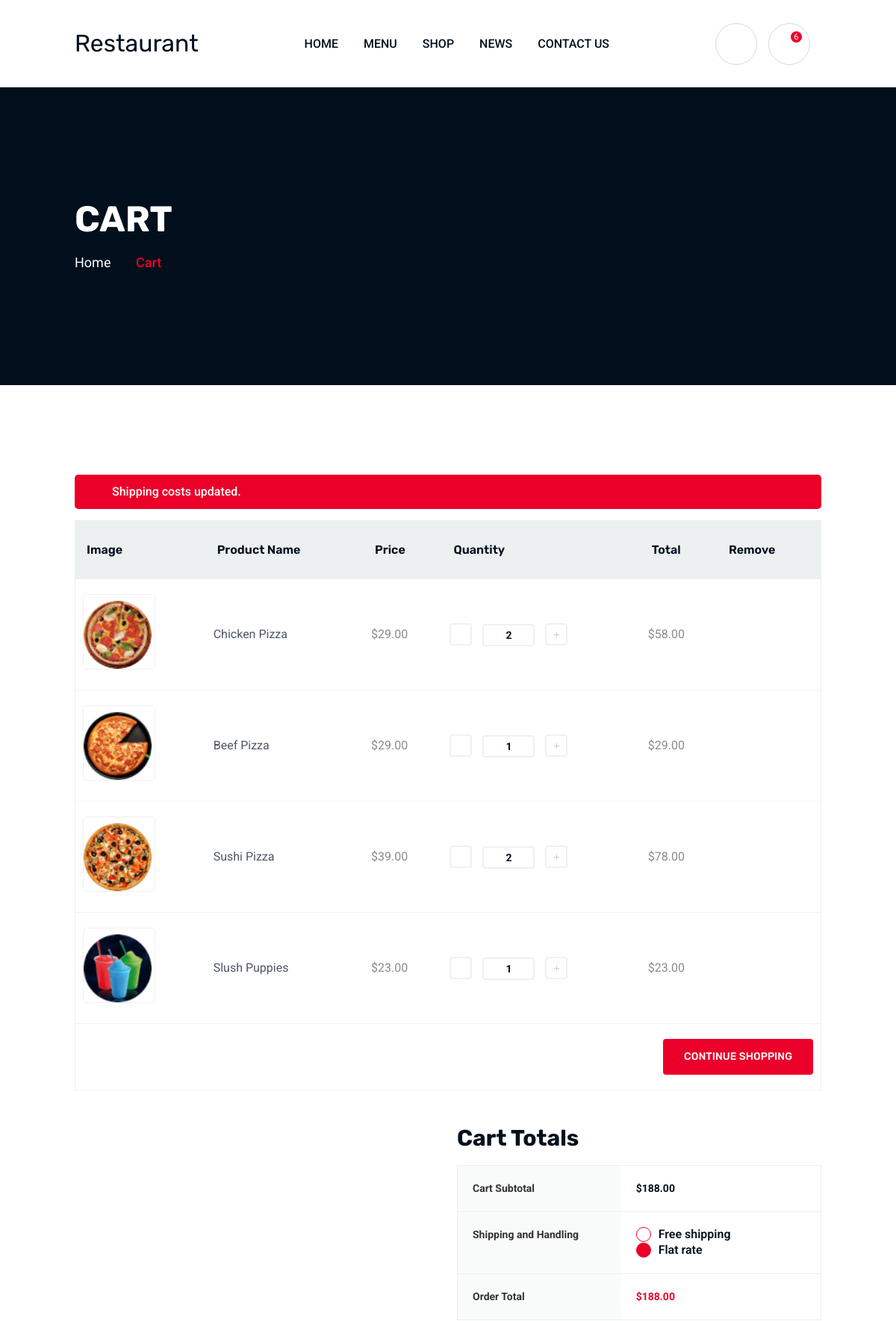
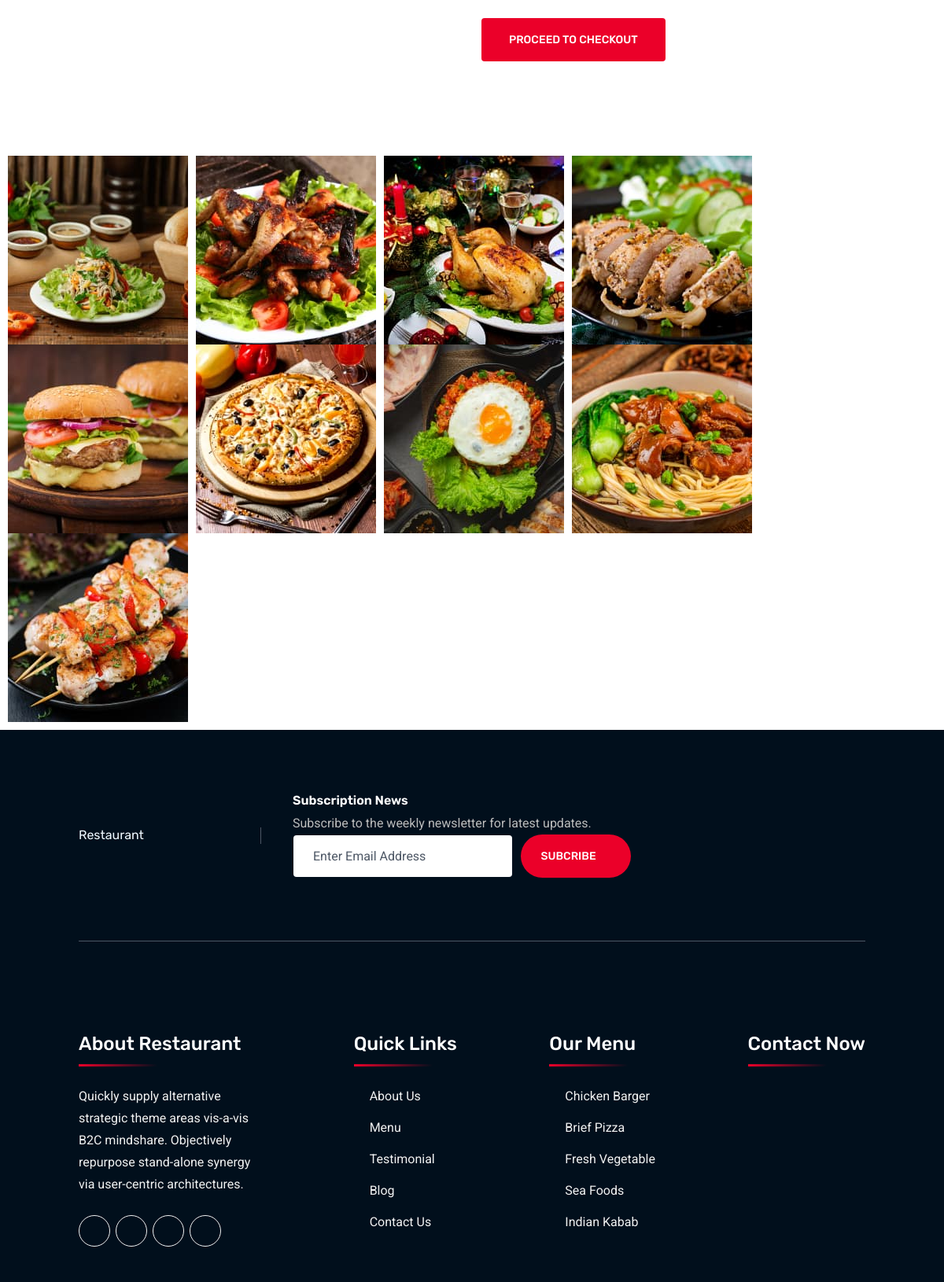
Page /cart/ (signed in, upper part) on the committed database (2 pictures, top to bottom).
### myapp/models.py (models this page shows, shortened)
class CartSliderModel(models.Model):
    id = models.UUIDField(primary_key=True, default=uuid.uuid4, editable=False)
    name = models.CharField(max_length=50, blank=True, null=True)
    image = models.ImageField(upload_to='CartSlider')
    created_at = models.DateTimeField(auto_now_add=True)
    updated_at = models.DateTimeField(auto_now=True)

class CartItem(models.Model):
    id = models.UUIDField(primary_key=True, default=uuid.uuid4, editable=False)
    user = models.ForeignKey(CustomUser, on_delete=models.CASCADE, null=True, blank=True)
    product = models.ForeignKey(Product, on_delete=models.CASCADE)
    quantity = models.PositiveIntegerField(default=1)
    created_at = models.DateTimeField(default=timezone.now)
    updated_at = models.DateTimeField(auto_now=True)
    @property
    def total_price(self):
        return self.quantity * self.product.disPrice

class Product(models.Model):
    id = models.UUIDField(primary_key=True, default=uuid.uuid4, editable=False)
    title = models.CharField(max_length=50, blank=True, null=True)
    text = models.CharField(max_length=300, blank=True, null=True)
    price = models.DecimalField(max_digits=10, decimal_places=2, default=0)          # Normal price
    disPrice = models.DecimalField(max_digits=10, decimal_places=2, default=0)
    discountPercentage = models.IntegerField(blank=True, null=True, editable=False)  # Auto calculated
    image = models.ImageField(upload_to="Product")
    category = models.ForeignKey(CategoryModel, on_delete=models.CASCADE, null=True, blank=True)
    in_stock = models.BooleanField(default=True)
    created_at = models.DateTimeField(auto_now_add=True)
    updated_at = models.DateTimeField(auto_now=True)
    @property
    def discountPercentage(self):
        if self.price and self.disPrice and self.price > 0:
            return round(((self.price - self.disPrice) / self.price) * 100)
        return 0

class GalleryModel(models.Model):
    id = models.UUIDField(primary_key=True, default=uuid.uuid4, editable=False)
    image = models.ImageField(upload_to='Gallery')
    created_at = models.DateTimeField(auto_now_add=True)
    updated_at = models.DateTimeField(auto_now=True)

### myapp/views.py (the view)
# urls.py: path('cart/', views.cart_page, name='cartPage'),
@login_required
def cart_page(request):
    CartSlider = CartSliderModel.objects.all()[:1]
    Gallery = GalleryModel.objects.all()
    cart_items = CartItem.objects.filter(user=request.user)
    CartItemCount = CartItem.objects.all().count()
    cart_total = sum(item.total_price for item in cart_items)
    context = {
        'CartSlider': CartSlider,
        'Gallery': Gallery,
        'cart_items': cart_items,
        'cart_total': cart_total,
        'CartItemCount': CartItemCount,
    }
    return render(request, 'cart.html', context)

### myapp/templates/cart.html (shortened to what this page needs)
{% extends 'base.html' %}
{% load static %}
{% load humanize %}
{% block body %}
{% for i in CartSlider %}
<div class="breadcumb-wrapper" data-bg-src="{{ i.image.url }}">
    <div class="container z-index-common">
        <div class="breadcumb-content">
            <h1 class="breadcumb-title">{{ i.name|safe }}</h1>
            <ul class="breadcumb-menu">
                <li><a href="{% url 'homePage' %}">Home</a></li>
                <li>{{ i.name|safe }}</li>
            </ul>
        </div>
    </div>
</div>
{% endfor %}
<div class="th-cart-wrapper space-top space-extra-bottom">
    <div class="container">
        <div class="woocommerce-notices-wrapper">
            <div class="woocommerce-message">Shipping costs updated.</div>
        </div>
        {% if cart_items %}
            <table class="cart_table">
                <thead>
                    <tr>
                        <th class="cart-col-image">Image</th>
                        <th class="cart-col-productname">Product Name</th>
                        <th class="cart-col-price">Price</th>
                        <th class="cart-col-quantity">Quantity</th>
                        <th class="cart-col-total">Total</th>
                        <th class="cart-col-remove">Remove</th>
                    </tr>
                </thead>
                <tbody>
                {% for item in cart_items %}
                    <tr class="cart_item">
                        <td data-title="Product">
                            <a class="cart-productimage" href="shop_detail.html">
                                <img width="91" height="91" src="{{ item.product.image.url }}" alt="{{ item.product.title }}">
                            </a>
                        </td>
                        <td data-title="Name">
                            <a class="cart-productname" href="shop_detail.html">{{ item.product.title }}</a>
                        </td>
                        <td data-title="Price">
                            <span class="amount">${{ item.product.disPrice|intcomma }}</span>
                        </td>
                        <td data-title="Quantity">
                            <div class="quantity">
                                <form method="post" action="{% url 'add_to_cart' item.product.id %}">
                                    <button class="quantity-minus qty-btn"><i class="far fa-minus"></i></button>
                                    <input type="number" name="quantity" class="qty-input" value="{{ item.quantity }}" min="1" max="99">
                                    <button type="submit" class="quantity-plus qty-btn"><i class="far fa-plus"></i></button>
                                </form>
                            </div>
                        </td>
                        <td data-title="Total">
                            <span class="amount">${{ item.total_price|floatformat:2|intcomma }}</span>
                        </td>
                        <td data-title="Remove">
                            <a href="{% url 'removeFromCart' item.id %}" class="remove">
                                <i class="fal fa-trash-alt"></i>
                            </a>
                        </td>
                    </tr>
                {% endfor %}
                    <tr>
                        <td colspan="6" class="actions">
                            <a href="{% url 'shopPage' %}" class="th-btn rounded-2">Continue Shopping</a>
                        </td>
                    </tr>
                </tbody>
            </table>
        {% else %}
                    <tr>
                        <td colspan="6" class="text-center">Your cart is empty</td>
                    </tr>
        {% endif %}
        <div class="row justify-content-end">
            <div class="col-md-8 col-lg-7 col-xl-6">
                <h2 class="h4 summary-title">Cart Totals</h2>
                <table class="cart_totals">
                    <tbody>
                        <tr>
                            <td>Cart Subtotal</td>
                            <td data-title="Cart Subtotal"><span class="amount"><bdi><span>$</span>{{ cart_total|floatformat:2|intcomma }}</bdi></span>
                            </td>
                        </tr>
                        <tr class="shipping">
                            <th>Shipping and Handling</th>
                            <td data-title="Shipping and Handling">
                                <ul class="woocommerce-shipping-methods list-unstyled">
                                    <li><input type="radio" id="free_shipping" name="shipping_method"
                                            class="shipping_method"> <label for="free_shipping">Free
                                            shipping</label></li>
                                    <li><input type="radio" id="flat_rate" name="shipping_method"
                                            class="shipping_method" checked="checked"> <label for="flat_rate">Flat
                                            rate</label></li>
                                </ul>
                            </td>
                        </tr>
                    </tbody>
                    <tfoot>
                        <tr class="order-total">
                            <td>Order Total</td>
                            <td data-title="Total"><strong><span
                                        class="amount"><bdi><span>$</span>{{ cart_total|floatformat:2|intcomma }}</bdi></span></strong></td>
                        </tr>
                    </tfoot>
                </table>
                <div class="wc-proceed-to-checkout mb-30"><a href="{% url 'checkout' %}" class="th-btn rounded-2">Proceed
                        to checkout</a></div>
            </div>
        </div>
    </div>
</div>
<div class="gallery-thumb-area">
    <div class="row gx-10 th-carousel" id="gallerySlide1" data-slide-show="8" data-ml-slide-show="7"
        data-lg-slide-show="6" data-md-slide-show="5" data-sm-slide-show="4" data-xs-slide-show="3"
        data-focuson-select="false">
        {% for i in Gallery %}
        <div class="col-auto">
            <div class="gallery-thumb"><img src="{{ i.image.url }}" alt="Gallery Image"> </div>
        </div>
        {% endfor %}
    </div>
</div>
{% endblock %}

### rows in the picture
CartSliderModel: name "CART", name "Cart"
CartItem: product.image (picture), product "Chicken Pizza", product.disPrice "29.00", quantity "2", total_price "58.00"
CartItem: product.image (picture), product "Beef Pizza", product.disPrice "29.00", quantity "1", total_price "29.00"
CartItem: product.image (picture), product "Sushi Pizza", product.disPrice "39.00", quantity "2", total_price "78.00"
CartItem: product.image (picture), product "Slush Puppies", product.disPrice "23.00", quantity "1", total_price "23.00"
GalleryModel: image (picture)
GalleryModel: image (picture)
GalleryModel: image (picture)
GalleryModel: image (picture)
GalleryModel: image (picture)
GalleryModel: image (picture)
GalleryModel: image (picture)
GalleryModel: image (picture)
GalleryModel: image (picture)

### other values in the picture
{{ CartItemCount }} "6"
{{ cart_total|floatformat:2|intcomma }} "188.00"
